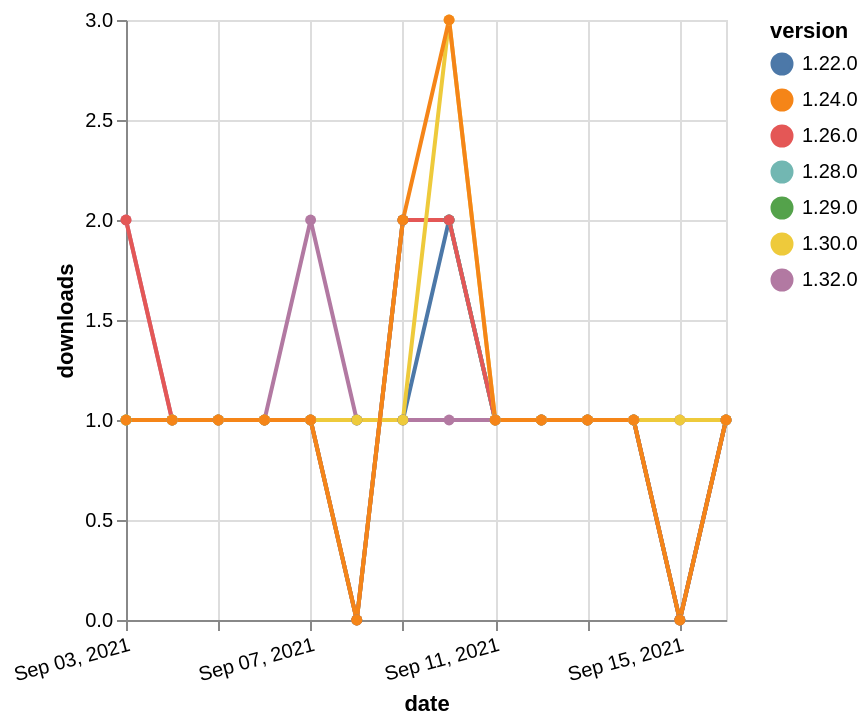

Describe this chart as a Vega-Lite specification.
### Vega-Lite specification from a JSON file in a GitHub repository (floating-point values rounded to 4 significant figures)
{"$schema": "https://vega.github.io/schema/vega-lite/v5.json", "description": "A simple bar chart with embedded data.", "data": {"values": [{"date": "2021-09-03", "total": 138, "delta": 1, "version": "1.29.0"}, {"date": "2021-09-04", "total": 139, "delta": 1, "version": "1.29.0"}, {"date": "2021-09-05", "total": 140, "delta": 1, "version": "1.29.0"}, {"date": "2021-09-06", "total": 141, "delta": 1, "version": "1.29.0"}, {"date": "2021-09-07", "total": 142, "delta": 1, "version": "1.29.0"}, {"date": "2021-09-08", "total": 142, "delta": 0, "version": "1.29.0"}, {"date": "2021-09-09", "total": 144, "delta": 2, "version": "1.29.0"}, {"date": "2021-09-10", "total": 146, "delta": 2, "version": "1.29.0"}, {"date": "2021-09-11", "total": 147, "delta": 1, "version": "1.29.0"}, {"date": "2021-09-12", "total": 148, "delta": 1, "version": "1.29.0"}, {"date": "2021-09-13", "total": 149, "delta": 1, "version": "1.29.0"}, {"date": "2021-09-14", "total": 150, "delta": 1, "version": "1.29.0"}, {"date": "2021-09-15", "total": 150, "delta": 0, "version": "1.29.0"}, {"date": "2021-09-16", "total": 151, "delta": 1, "version": "1.29.0"}, {"date": "2021-09-03", "total": 116, "delta": 2, "version": "1.32.0"}, {"date": "2021-09-04", "total": 117, "delta": 1, "version": "1.32.0"}, {"date": "2021-09-05", "total": 118, "delta": 1, "version": "1.32.0"}, {"date": "2021-09-06", "total": 119, "delta": 1, "version": "1.32.0"}, {"date": "2021-09-07", "total": 121, "delta": 2, "version": "1.32.0"}, {"date": "2021-09-08", "total": 122, "delta": 1, "version": "1.32.0"}, {"date": "2021-09-09", "total": 123, "delta": 1, "version": "1.32.0"}, {"date": "2021-09-10", "total": 124, "delta": 1, "version": "1.32.0"}, {"date": "2021-09-11", "total": 125, "delta": 1, "version": "1.32.0"}, {"date": "2021-09-12", "total": 126, "delta": 1, "version": "1.32.0"}, {"date": "2021-09-13", "total": 127, "delta": 1, "version": "1.32.0"}, {"date": "2021-09-14", "total": 128, "delta": 1, "version": "1.32.0"}, {"date": "2021-09-15", "total": 129, "delta": 1, "version": "1.32.0"}, {"date": "2021-09-16", "total": 130, "delta": 1, "version": "1.32.0"}, {"date": "2021-09-03", "total": 218, "delta": 1, "version": "1.22.0"}, {"date": "2021-09-04", "total": 219, "delta": 1, "version": "1.22.0"}, {"date": "2021-09-05", "total": 220, "delta": 1, "version": "1.22.0"}, {"date": "2021-09-06", "total": 221, "delta": 1, "version": "1.22.0"}, {"date": "2021-09-07", "total": 222, "delta": 1, "version": "1.22.0"}, {"date": "2021-09-08", "total": 223, "delta": 1, "version": "1.22.0"}, {"date": "2021-09-09", "total": 224, "delta": 1, "version": "1.22.0"}, {"date": "2021-09-10", "total": 226, "delta": 2, "version": "1.22.0"}, {"date": "2021-09-11", "total": 227, "delta": 1, "version": "1.22.0"}, {"date": "2021-09-12", "total": 228, "delta": 1, "version": "1.22.0"}, {"date": "2021-09-13", "total": 229, "delta": 1, "version": "1.22.0"}, {"date": "2021-09-14", "total": 230, "delta": 1, "version": "1.22.0"}, {"date": "2021-09-15", "total": 230, "delta": 0, "version": "1.22.0"}, {"date": "2021-09-16", "total": 231, "delta": 1, "version": "1.22.0"}, {"date": "2021-09-03", "total": 153, "delta": 1, "version": "1.28.0"}, {"date": "2021-09-04", "total": 154, "delta": 1, "version": "1.28.0"}, {"date": "2021-09-05", "total": 155, "delta": 1, "version": "1.28.0"}, {"date": "2021-09-06", "total": 156, "delta": 1, "version": "1.28.0"}, {"date": "2021-09-07", "total": 157, "delta": 1, "version": "1.28.0"}, {"date": "2021-09-08", "total": 157, "delta": 0, "version": "1.28.0"}, {"date": "2021-09-09", "total": 159, "delta": 2, "version": "1.28.0"}, {"date": "2021-09-10", "total": 161, "delta": 2, "version": "1.28.0"}, {"date": "2021-09-11", "total": 162, "delta": 1, "version": "1.28.0"}, {"date": "2021-09-12", "total": 163, "delta": 1, "version": "1.28.0"}, {"date": "2021-09-13", "total": 164, "delta": 1, "version": "1.28.0"}, {"date": "2021-09-14", "total": 165, "delta": 1, "version": "1.28.0"}, {"date": "2021-09-15", "total": 165, "delta": 0, "version": "1.28.0"}, {"date": "2021-09-16", "total": 166, "delta": 1, "version": "1.28.0"}, {"date": "2021-09-03", "total": 175, "delta": 2, "version": "1.26.0"}, {"date": "2021-09-04", "total": 176, "delta": 1, "version": "1.26.0"}, {"date": "2021-09-05", "total": 177, "delta": 1, "version": "1.26.0"}, {"date": "2021-09-06", "total": 178, "delta": 1, "version": "1.26.0"}, {"date": "2021-09-07", "total": 179, "delta": 1, "version": "1.26.0"}, {"date": "2021-09-08", "total": 179, "delta": 0, "version": "1.26.0"}, {"date": "2021-09-09", "total": 181, "delta": 2, "version": "1.26.0"}, {"date": "2021-09-10", "total": 183, "delta": 2, "version": "1.26.0"}, {"date": "2021-09-11", "total": 184, "delta": 1, "version": "1.26.0"}, {"date": "2021-09-12", "total": 185, "delta": 1, "version": "1.26.0"}, {"date": "2021-09-13", "total": 186, "delta": 1, "version": "1.26.0"}, {"date": "2021-09-14", "total": 187, "delta": 1, "version": "1.26.0"}, {"date": "2021-09-15", "total": 187, "delta": 0, "version": "1.26.0"}, {"date": "2021-09-16", "total": 188, "delta": 1, "version": "1.26.0"}, {"date": "2021-09-03", "total": 168, "delta": 1, "version": "1.30.0"}, {"date": "2021-09-04", "total": 169, "delta": 1, "version": "1.30.0"}, {"date": "2021-09-05", "total": 170, "delta": 1, "version": "1.30.0"}, {"date": "2021-09-06", "total": 171, "delta": 1, "version": "1.30.0"}, {"date": "2021-09-07", "total": 172, "delta": 1, "version": "1.30.0"}, {"date": "2021-09-08", "total": 173, "delta": 1, "version": "1.30.0"}, {"date": "2021-09-09", "total": 174, "delta": 1, "version": "1.30.0"}, {"date": "2021-09-10", "total": 177, "delta": 3, "version": "1.30.0"}, {"date": "2021-09-11", "total": 178, "delta": 1, "version": "1.30.0"}, {"date": "2021-09-12", "total": 179, "delta": 1, "version": "1.30.0"}, {"date": "2021-09-13", "total": 180, "delta": 1, "version": "1.30.0"}, {"date": "2021-09-14", "total": 181, "delta": 1, "version": "1.30.0"}, {"date": "2021-09-15", "total": 182, "delta": 1, "version": "1.30.0"}, {"date": "2021-09-16", "total": 183, "delta": 1, "version": "1.30.0"}, {"date": "2021-09-03", "total": 286, "delta": 1, "version": "1.24.0"}, {"date": "2021-09-04", "total": 287, "delta": 1, "version": "1.24.0"}, {"date": "2021-09-05", "total": 288, "delta": 1, "version": "1.24.0"}, {"date": "2021-09-06", "total": 289, "delta": 1, "version": "1.24.0"}, {"date": "2021-09-07", "total": 290, "delta": 1, "version": "1.24.0"}, {"date": "2021-09-08", "total": 290, "delta": 0, "version": "1.24.0"}, {"date": "2021-09-09", "total": 292, "delta": 2, "version": "1.24.0"}, {"date": "2021-09-10", "total": 295, "delta": 3, "version": "1.24.0"}, {"date": "2021-09-11", "total": 296, "delta": 1, "version": "1.24.0"}, {"date": "2021-09-12", "total": 297, "delta": 1, "version": "1.24.0"}, {"date": "2021-09-13", "total": 298, "delta": 1, "version": "1.24.0"}, {"date": "2021-09-14", "total": 299, "delta": 1, "version": "1.24.0"}, {"date": "2021-09-15", "total": 299, "delta": 0, "version": "1.24.0"}, {"date": "2021-09-16", "total": 300, "delta": 1, "version": "1.24.0"}]}, "width": "container", "mark": {"type": "line", "point": {"filled": true}}, "encoding": {"x": {"field": "date", "type": "temporal", "timeUnit": "yearmonthdate", "title": "date", "axis": {"labelAngle": -15}}, "y": {"field": "delta", "type": "quantitative", "title": "downloads"}, "color": {"field": "version", "type": "nominal"}, "tooltip": {"field": "delta"}}}
